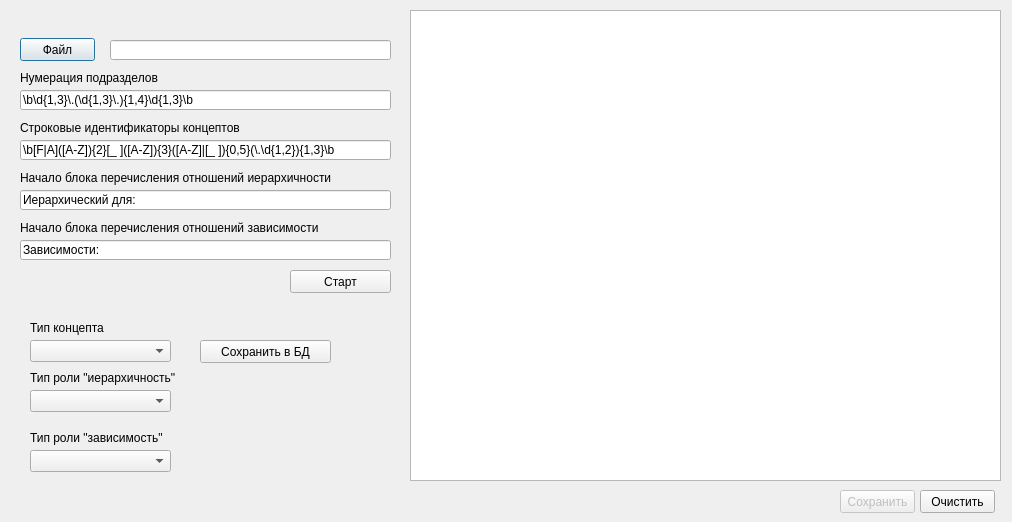
<?xml version="1.0" encoding="UTF-8"?>
<ui version="4.0">
 <class>ImportGostForm</class>
 <widget class="QDialog" name="ImportGostForm">
  <property name="geometry">
   <rect>
    <x>0</x>
    <y>0</y>
    <width>1012</width>
    <height>522</height>
   </rect>
  </property>
  <property name="windowTitle">
   <string>Dialog</string>
  </property>
  <widget class="QPushButton" name="pbOpenFile">
   <property name="geometry">
    <rect>
     <x>20</x>
     <y>38</y>
     <width>75</width>
     <height>23</height>
    </rect>
   </property>
   <property name="text">
    <string>Файл</string>
   </property>
  </widget>
  <widget class="QLineEdit" name="leFileName">
   <property name="geometry">
    <rect>
     <x>110</x>
     <y>40</y>
     <width>281</width>
     <height>20</height>
    </rect>
   </property>
  </widget>
  <widget class="QLineEdit" name="leNumber">
   <property name="geometry">
    <rect>
     <x>20</x>
     <y>90</y>
     <width>371</width>
     <height>20</height>
    </rect>
   </property>
   <property name="text">
    <string>\b\d{1,3}\.(\d{1,3}\.){1,4}\d{1,3}\b</string>
   </property>
  </widget>
  <widget class="QLineEdit" name="leStringId">
   <property name="geometry">
    <rect>
     <x>20</x>
     <y>140</y>
     <width>371</width>
     <height>20</height>
    </rect>
   </property>
   <property name="text">
    <string>\b[F|A]([A-Z]){2}[_ ]([A-Z]){3}([A-Z]|[_ ]){0,5}(\.\d{1,2}){1,3}\b</string>
   </property>
  </widget>
  <widget class="QLineEdit" name="leHierarhRole">
   <property name="geometry">
    <rect>
     <x>20</x>
     <y>190</y>
     <width>371</width>
     <height>20</height>
    </rect>
   </property>
   <property name="text">
    <string>Иерархический для:</string>
   </property>
  </widget>
  <widget class="QLineEdit" name="leDependRole">
   <property name="geometry">
    <rect>
     <x>20</x>
     <y>240</y>
     <width>371</width>
     <height>20</height>
    </rect>
   </property>
   <property name="text">
    <string>Зависимости:</string>
   </property>
  </widget>
  <widget class="QLabel" name="label">
   <property name="geometry">
    <rect>
     <x>20</x>
     <y>70</y>
     <width>191</width>
     <height>16</height>
    </rect>
   </property>
   <property name="text">
    <string>Нумерация подразделов</string>
   </property>
  </widget>
  <widget class="QLabel" name="label_2">
   <property name="geometry">
    <rect>
     <x>20</x>
     <y>120</y>
     <width>231</width>
     <height>16</height>
    </rect>
   </property>
   <property name="text">
    <string>Строковые идентификаторы концептов</string>
   </property>
  </widget>
  <widget class="QLabel" name="label_3">
   <property name="geometry">
    <rect>
     <x>20</x>
     <y>170</y>
     <width>331</width>
     <height>16</height>
    </rect>
   </property>
   <property name="text">
    <string>Начало блока перечисления отношений иерархичности</string>
   </property>
  </widget>
  <widget class="QLabel" name="label_4">
   <property name="geometry">
    <rect>
     <x>20</x>
     <y>220</y>
     <width>301</width>
     <height>16</height>
    </rect>
   </property>
   <property name="text">
    <string>Начало блока перечисления отношений зависимости</string>
   </property>
  </widget>
  <widget class="QPushButton" name="pbStartParsing">
   <property name="geometry">
    <rect>
     <x>290</x>
     <y>270</y>
     <width>101</width>
     <height>23</height>
    </rect>
   </property>
   <property name="text">
    <string>Старт</string>
   </property>
  </widget>
  <widget class="QTextEdit" name="textEdit">
   <property name="geometry">
    <rect>
     <x>410</x>
     <y>10</y>
     <width>591</width>
     <height>471</height>
    </rect>
   </property>
  </widget>
  <widget class="QPushButton" name="pbSaveToDB">
   <property name="geometry">
    <rect>
     <x>200</x>
     <y>340</y>
     <width>131</width>
     <height>23</height>
    </rect>
   </property>
   <property name="text">
    <string>Сохранить в БД</string>
   </property>
  </widget>
  <widget class="QLabel" name="label_5">
   <property name="geometry">
    <rect>
     <x>30</x>
     <y>320</y>
     <width>91</width>
     <height>16</height>
    </rect>
   </property>
   <property name="text">
    <string>Тип концепта</string>
   </property>
  </widget>
  <widget class="QComboBox" name="comboBox">
   <property name="geometry">
    <rect>
     <x>30</x>
     <y>340</y>
     <width>141</width>
     <height>22</height>
    </rect>
   </property>
  </widget>
  <widget class="QLabel" name="label_6">
   <property name="geometry">
    <rect>
     <x>30</x>
     <y>370</y>
     <width>151</width>
     <height>16</height>
    </rect>
   </property>
   <property name="text">
    <string>Тип роли &quot;иерархичность&quot;</string>
   </property>
  </widget>
  <widget class="QLabel" name="label_7">
   <property name="geometry">
    <rect>
     <x>30</x>
     <y>430</y>
     <width>151</width>
     <height>16</height>
    </rect>
   </property>
   <property name="text">
    <string>Тип роли &quot;зависимость&quot;</string>
   </property>
  </widget>
  <widget class="QComboBox" name="comboBox_2">
   <property name="geometry">
    <rect>
     <x>30</x>
     <y>390</y>
     <width>141</width>
     <height>22</height>
    </rect>
   </property>
  </widget>
  <widget class="QComboBox" name="comboBox_3">
   <property name="geometry">
    <rect>
     <x>30</x>
     <y>450</y>
     <width>141</width>
     <height>22</height>
    </rect>
   </property>
  </widget>
  <widget class="QPushButton" name="pbClear">
   <property name="geometry">
    <rect>
     <x>920</x>
     <y>490</y>
     <width>75</width>
     <height>23</height>
    </rect>
   </property>
   <property name="text">
    <string>Очистить</string>
   </property>
  </widget>
  <widget class="QPushButton" name="pbSaveToFile">
   <property name="enabled">
    <bool>false</bool>
   </property>
   <property name="geometry">
    <rect>
     <x>840</x>
     <y>490</y>
     <width>75</width>
     <height>23</height>
    </rect>
   </property>
   <property name="text">
    <string>Сохранить</string>
   </property>
  </widget>
 </widget>
 <resources/>
 <connections>
  <connection>
   <sender>pbClear</sender>
   <signal>clicked()</signal>
   <receiver>textEdit</receiver>
   <slot>clear()</slot>
   <hints>
    <hint type="sourcelabel">
     <x>957</x>
     <y>501</y>
    </hint>
    <hint type="destinationlabel">
     <x>705</x>
     <y>245</y>
    </hint>
   </hints>
  </connection>
 </connections>
</ui>
